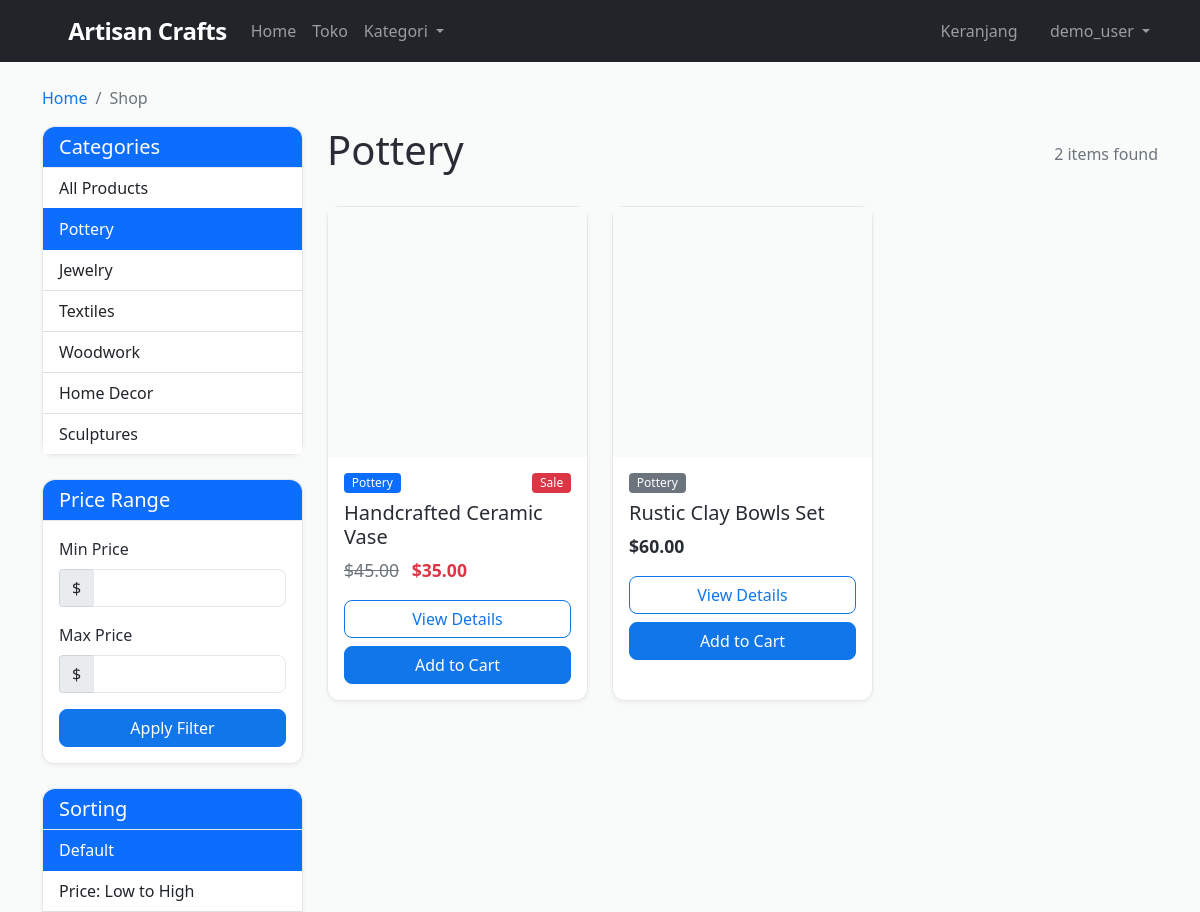
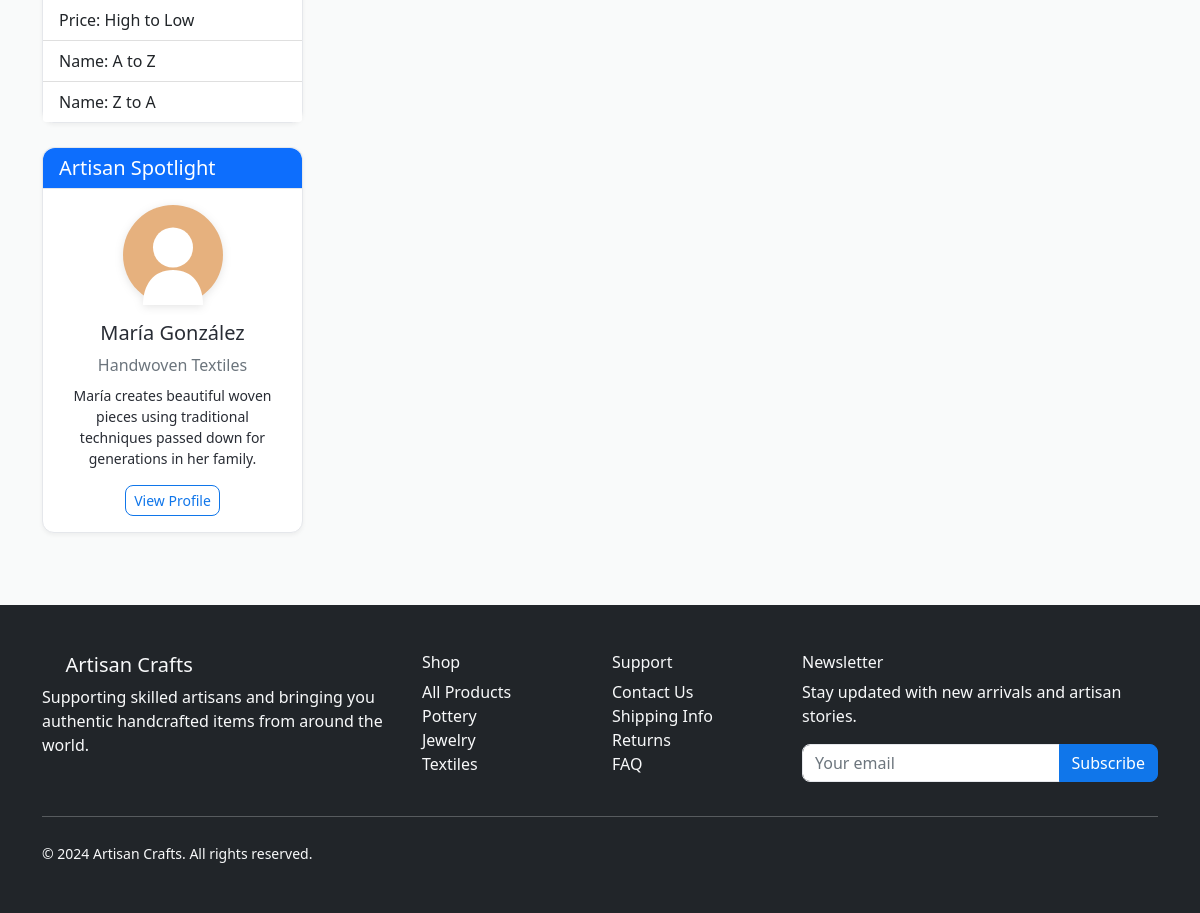
Page /products?category=PT (signed in) on the committed database (2 pictures, top to bottom).
### models.py (models this page shows, shortened)
class Category(db.Model):
    id = db.Column(db.Integer, primary_key=True)
    code = db.Column(db.String(2), unique=True, nullable=False)
    name = db.Column(db.String(100), nullable=False)
    items = db.relationship('Item', backref='category', lazy=True)

class Item(db.Model):
    id = db.Column(db.Integer, primary_key=True)
    title = db.Column(db.String(200), nullable=False)
    slug = db.Column(db.String(200), unique=True, nullable=False)
    description = db.Column(db.Text, nullable=False)
    price = db.Column(db.Numeric(10, 2), nullable=False)
    discount_price = db.Column(db.Numeric(10, 2), nullable=True)
    image_url = db.Column(db.String(500), nullable=True)
    category_id = db.Column(db.Integer, db.ForeignKey('category.id'), nullable=False)
    label = db.Column(db.String(1), default='P')  # P=Primary, S=Secondary, D=Danger
    date_added = db.Column(db.DateTime, default=datetime.utcnow)
    order_items = db.relationship('OrderItem', backref='item', lazy=True)
    def get_absolute_url(self):
        return f'/product/{self.slug}'
    def get_add_to_cart_url(self):
        return f'/add-to-cart/{self.slug}'
    def get_label_display(self):
        if self.label == 'P':
            return 'primary'
        elif self.label == 'S':
            return 'secondary'
        elif self.label == 'D':
            return 'danger'
        return 'primary'

### core/routes.py (the view, shortened to what this page needs)
@bp.route('/products')
def products():
    categories = [(cat.code, cat.name) for cat in Category.query.all()]
    query = Item.query
    category_filter = request.args.get('category')
    if category_filter:
        query = query.join(Category).filter(Category.code == category_filter)
    min_price = request.args.get('min_price', type=float)
    max_price = request.args.get('max_price', type=float)
    sort_by = request.args.get('sort', 'default')
    if sort_by == 'price_asc':
        query = query.order_by(Item.price.asc())
    elif sort_by == 'price_desc':
        query = query.order_by(Item.price.desc())
    elif sort_by == 'name_asc':
        query = query.order_by(Item.title.asc())
    elif sort_by == 'name_desc':
        query = query.order_by(Item.title.desc())
    else:
        query = query.order_by(Item.date_added.desc())
    page = request.args.get('page', 1, type=int)
    per_page = 12
    items = query.paginate(page=page, per_page=per_page, error_out=False)
    return render_template('products.html',
                         items=items,
                         categories=categories)

### core/routes.py (called while the page is built, shortened)
def get_or_create_order():
    if 'user_id' in session:
        order = Order.query.filter_by(user_id=session['user_id'], ordered=False).first()
        if not order:
            order = Order(user_id=session['user_id'])
            db.session.add(order)
            db.session.commit()
    return order

@bp.app_context_processor
def inject_cart_count():
    try:
        order = get_or_create_order()
        cart_count = order.get_item_count() if order else 0
    except:
        cart_count = 0
    return dict(cart_count=cart_count)

### models.py (called while the page is built)
    def get_item_count(self):
        return sum(item.quantity for item in self.items)

### templates/products.html (shortened to what this page needs)
{% extends 'base.html' %}
{% block content %}
<div class="container mt-4">
    <nav aria-label="breadcrumb">
        <ol class="breadcrumb">
            <li class="breadcrumb-item"><a href="{{ url_for('core.home') }}">Home</a></li>
            <li class="breadcrumb-item active" aria-current="page">Shop</li>
        </ol>
    </nav>
    <div class="row">
        <div class="col-lg-3 mb-4">
            <div class="card">
                <div class="card-header bg-primary text-white">
                    <h5 class="mb-0">Categories</h5>
                </div>
                <div class="list-group list-group-flush">
                    <a href="{{ url_for('core.products') }}" class="list-group-item list-group-item-action{% if not request.args.get('category') %} active{% endif %}">
                        All Products
                    </a>
                    {% for cat_code, cat_name in categories %}
                    <a href="{{ url_for('core.products', category=cat_code) }}" class="list-group-item list-group-item-action{% if request.args.get('category') == cat_code %} active{% endif %}">
                        {{ cat_name }}
                    </a>
                    {% endfor %}
                </div>
            </div>
            <div class="card mt-4">
                <div class="card-header bg-primary text-white">
                    <h5 class="mb-0">Price Range</h5>
                </div>
                <div class="card-body">
                    <form method="GET" action="{{ url_for('core.products') }}" class="price-filter-form">
                        <div class="mb-3">
                            <label for="min_price" class="form-label">Min Price</label>
                            <div class="input-group">
                                <span class="input-group-text">$</span>
                                <input type="number" class="form-control" id="min_price" name="min_price" min="0" value="{{ request.args.get('min_price', '') }}">
                            </div>
                        </div>
                        <div class="mb-3">
                            <label for="max_price" class="form-label">Max Price</label>
                            <div class="input-group">
                                <span class="input-group-text">$</span>
                                <input type="number" class="form-control" id="max_price" name="max_price" min="0" value="{{ request.args.get('max_price', '') }}">
                            </div>
                        </div>
                        <button type="submit" class="btn btn-primary w-100">Apply Filter</button>
                    </form>
                </div>
            </div>
            <div class="card mt-4">
                <div class="card-header bg-primary text-white">
                    <h5 class="mb-0">Sorting</h5>
                </div>
                <div class="list-group list-group-flush">
                    <a href="{{ url_for('core.products') }}{% if request.args.get('category') %}?category={{ request.args.get('category') }}{% endif %}" class="list-group-item list-group-item-action{% if not request.args.get('sort') %} active{% endif %}">
                        Default
                    </a>
                    <a href="{{ url_for('core.products') }}?{% if request.args.get('category') %}category={{ request.args.get('category') }}&{% endif %}sort=price_asc" class="list-group-item list-group-item-action{% if request.args.get('sort') == 'price_asc' %} active{% endif %}">
                        Price: Low to High
                    </a>
                    <a href="{{ url_for('core.products') }}?{% if request.args.get('category') %}category={{ request.args.get('category') }}&{% endif %}sort=price_desc" class="list-group-item list-group-item-action{% if request.args.get('sort') == 'price_desc' %} active{% endif %}">
                        Price: High to Low
                    </a>
                    <a href="{{ url_for('core.products') }}?{% if request.args.get('category') %}category={{ request.args.get('category') }}&{% endif %}sort=name_asc" class="list-group-item list-group-item-action{% if request.args.get('sort') == 'name_asc' %} active{% endif %}">
                        Name: A to Z
                    </a>
                    <a href="{{ url_for('core.products') }}?{% if request.args.get('category') %}category={{ request.args.get('category') }}&{% endif %}sort=name_desc" class="list-group-item list-group-item-action{% if request.args.get('sort') == 'name_desc' %} active{% endif %}">
                        Name: Z to A
                    </a>
                </div>
            </div>
            <div class="card mt-4">
                <div class="card-header bg-primary text-white">
                    <h5 class="mb-0">Artisan Spotlight</h5>
                </div>
                <div class="card-body text-center">
                    <div class="artisan-avatar mb-3">
                        <svg width="100" height="100" viewBox="0 0 200 200" xmlns="http://www.w3.org/2000/svg">
                            <circle cx="100" cy="100" r="100" fill="#e6b17e" />
                            <circle cx="100" cy="85" r="40" fill="#fff" />
                            <path d="M100,130 C60,130 40,160 40,200 L160,200 C160,160 140,130 100,130 Z" fill="#fff" />
                        </svg>
                    </div>
                    <h5>María González</h5>
                    <p class="mb-2 text-muted">Handwoven Textiles</p>
                    <p class="small">María creates beautiful woven pieces using traditional techniques passed down for generations in her family.</p>
                    <a href="#" class="btn btn-sm btn-outline-primary">View Profile</a>
                </div>
            </div>
        </div>
        <div class="col-lg-9">
            <div class="d-flex justify-content-between align-items-center mb-4">
                <h1>
                    {% if request.args.get('category') %}
                        {% for cat_code, cat_name in categories %}
                            {% if request.args.get('category') == cat_code %}
                                {{ cat_name }}
                            {% endif %}
                        {% endfor %}
                    {% else %}
                        All Handcrafted Items
                    {% endif %}
                </h1>
                <span class="text-muted">{{ items.total }} items found</span>
            </div>
            <div class="row g-4">
                {% for item in items.items %}
                <div class="col-md-6 col-lg-4">
                    <div class="card product-card h-100">
                        {% if item.image_url %}
                        <img src="{{ item.image_url }}" class="card-img-top" alt="{{ item.title }}">
                        {% else %}
                        <div class="card-img-top product-placeholder">
                            <i class="fas fa-image fa-3x text-muted"></i>
                        </div>
                        {% endif %}
                        <div class="card-body">
                            <div class="d-flex justify-content-between mb-2">
                                <span class="badge bg-{{ item.get_label_display() }}">
                                    {{ item.category.name }}
                                </span>
                                {% if item.discount_price %}
                                <span class="badge bg-danger">Sale</span>
                                {% endif %}
                            </div>
                            <h5 class="card-title">{{ item.title }}</h5>
                            <div class="product-price mb-3">
                                {% if item.discount_price %}
                                <span class="text-muted text-decoration-line-through me-2">${{ item.price }}</span>
                                <span class="fw-bold text-danger">${{ item.discount_price }}</span>
                                {% else %}
                                <span class="fw-bold">${{ item.price }}</span>
                                {% endif %}
                            </div>
                            <div class="d-grid gap-2">
                                <a href="{{ item.get_absolute_url() }}" class="btn btn-outline-primary">View Details</a>
                                <a href="{{ item.get_add_to_cart_url() }}" class="btn btn-primary">Add to Cart</a>
                            </div>
                        </div>
                    </div>
                </div>
                {% endfor %}
            </div>
        </div>
    </div>
</div>
{% endblock %}

### static/css/style.css (style rules this page uses)
:root { --primary-color: 212 87% 49%; --secondary-color: 30 70% 70%; --accent-color: 92 40% 40%; --background: 210 11% 98%; --card-background: 0 0% 100%; --text-primary: 220 13% 18%; --text-secondary: 220 9% 46%; --border-color: 220 13% 91%; }
body { font-family: 'Segoe UI', Tahoma, Geneva, Verdana, sans-serif; background-color: hsl(var(--background)); color: hsl(var(--text-primary)); }
.product-card { transition: transform 0.3s ease, box-shadow 0.3s ease; border: 1px solid hsl(var(--border-color)); background-color: hsl(var(--card-background)); }
.product-card .card-img-top { height: 250px; object-fit: cover; background-color: hsl(var(--background)); }
.product-placeholder { height: 250px; background-color: hsl(var(--background)); display: flex; align-items: center; justify-content: center; color: hsl(var(--text-secondary)); }
.product-price { font-size: 1.1rem; }
.btn { border-radius: 8px; font-weight: 500; transition: all 0.3s ease; }
.btn-primary { background-color: hsl(var(--primary-color)); border-color: hsl(var(--primary-color)); }
.btn-outline-primary { color: hsl(var(--primary-color)); border-color: hsl(var(--primary-color)); }
.card { border: 1px solid hsl(var(--border-color)); border-radius: 12px; background-color: hsl(var(--card-background)); box-shadow: 0 2px 4px rgba(0,0,0,0.05); }
.card-header { border-bottom: 1px solid hsl(var(--border-color)); border-radius: 12px 12px 0 0 !important; }
.form-control { border: 1px solid hsl(var(--border-color)); border-radius: 8px; transition: border-color 0.3s ease, box-shadow 0.3s ease; }
.badge { font-size: 0.75rem; font-weight: 500; }
.product-card, .category-card { animation: fadeIn 0.6s ease-out; }
.artisan-avatar svg { filter: drop-shadow(0 2px 4px rgba(0,0,0,0.1)); }
.breadcrumb { background-color: transparent; padding: 0; margin-bottom: 1rem; }
.breadcrumb-item + .breadcrumb-item::before { color: hsl(var(--text-secondary)); }
.breadcrumb-item a { color: hsl(var(--primary-color)); text-decoration: none; }

### rows in the picture
Category: name "Pottery"
Category: name "Jewelry"
Category: name "Textiles"
Category: name "Woodwork"
Category: name "Home Decor"
Category: name "Sculptures"
Item: category.name "Pottery", shows "Sale", title "Handcrafted Ceramic Vase", price "45.00", discount_price "35.00"
Item: category.name "Pottery", title "Rustic Clay Bowls Set", price "60.00"

### other values in the picture
{{ session.username }} "demo_user"
{{ items.total }} "2"
